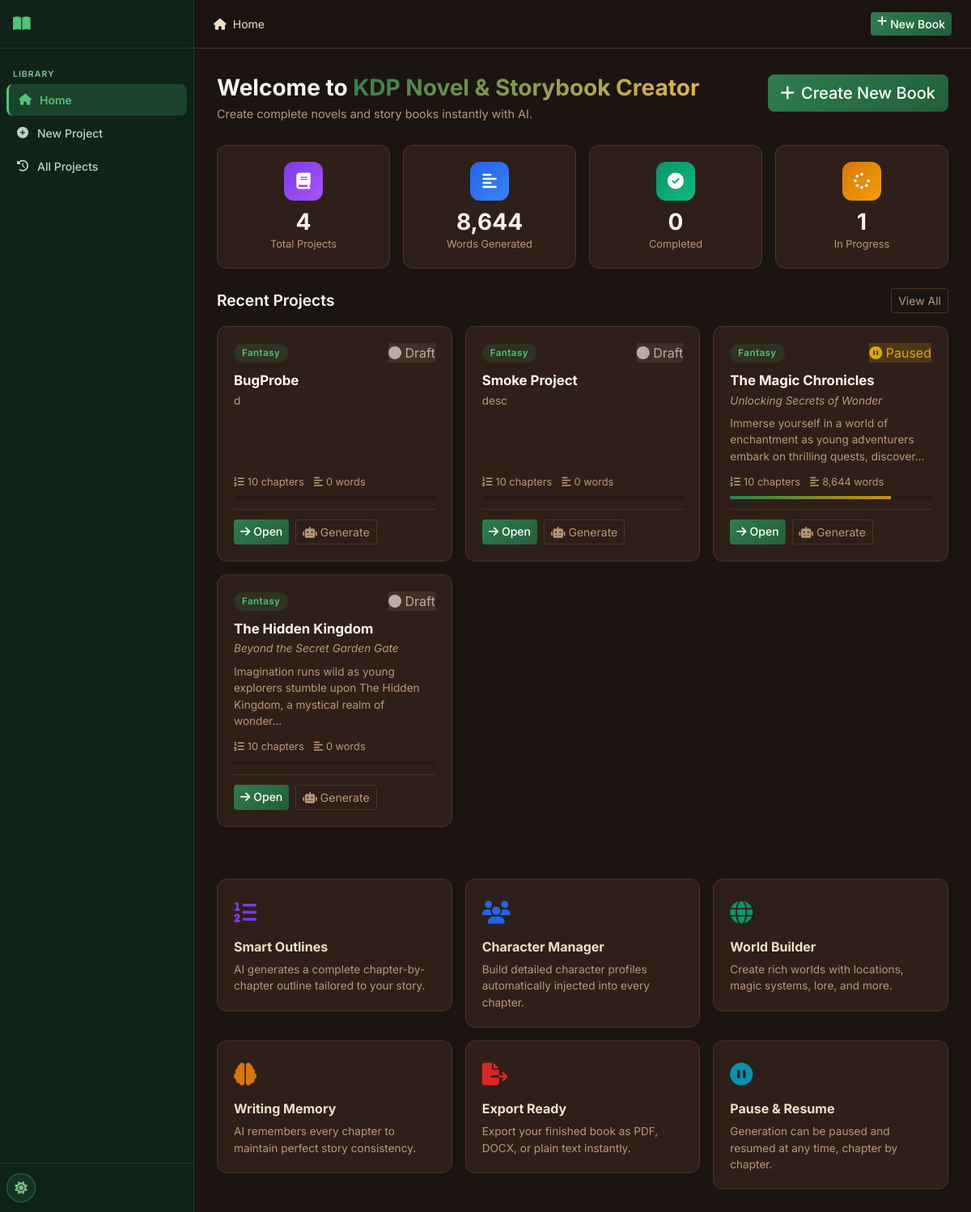
The page / on the database its author committed.
### tables this page shows
CREATE TABLE settings (
    id INTEGER PRIMARY KEY AUTOINCREMENT,
    key TEXT UNIQUE NOT NULL,
    value TEXT,
    updated_at TIMESTAMP DEFAULT CURRENT_TIMESTAMP
);

CREATE TABLE projects (
    id INTEGER PRIMARY KEY AUTOINCREMENT,
    title TEXT NOT NULL,
    subtitle TEXT DEFAULT '',
    genre TEXT DEFAULT 'Fantasy',
    audience TEXT DEFAULT 'Adult',
    description TEXT DEFAULT '',
    language TEXT DEFAULT 'English',
    story_type TEXT DEFAULT 'Novel',
    writing_style TEXT DEFAULT 'Descriptive',
    point_of_view TEXT DEFAULT 'Third Person Limited',
    tense TEXT DEFAULT 'Past',
    tone TEXT DEFAULT 'Adventurous',
    num_chapters INTEGER DEFAULT 10,
    words_per_chapter INTEGER DEFAULT 2000,
    creativity_level TEXT DEFAULT 'balanced',
    temperature REAL DEFAULT 0.7,
    top_p REAL DEFAULT 0.9,
    max_tokens INTEGER DEFAULT 4096,
    status TEXT DEFAULT 'draft',
    current_chapter INTEGER DEFAULT 0,
    total_words INTEGER DEFAULT 0,
    cover_prompt TEXT DEFAULT '',
    include_images INTEGER DEFAULT 0,
    images_per_chapter INTEGER DEFAULT 1,
    image_style TEXT DEFAULT 'Realistic',
    created_at TIMESTAMP DEFAULT CURRENT_TIMESTAMP,
    updated_at TIMESTAMP DEFAULT CURRENT_TIMESTAMP
);

### routes/main.py (the view)
@bp.route('/')
def index():
    db = get_db()
    projects = db.execute(
        'SELECT * FROM projects ORDER BY updated_at DESC LIMIT 6'
    ).fetchall()
    stats = {
        'total_projects': db.execute('SELECT COUNT(*) FROM projects').fetchone()[0],
        'total_words': db.execute('SELECT COALESCE(SUM(total_words),0) FROM projects').fetchone()[0],
        'completed': db.execute("SELECT COUNT(*) FROM projects WHERE status='completed'").fetchone()[0],
        'in_progress': db.execute("SELECT COUNT(*) FROM projects WHERE status IN ('in_progress','paused')").fetchone()[0],
    }
    app_name = get_setting(db, 'app_name', 'KDP Novel & Storybook Creator')
    maintenance = get_setting(db, 'maintenance_mode', '0') == '1'
    return render_template('index.html',
                           projects=projects,
                           stats=stats,
                           app_name=app_name,
                           maintenance=maintenance)

### database/__init__.py (called while the page is built)
def get_db():
    if 'db' not in g:
        db_path = current_app.config['DATABASE']
        os.makedirs(os.path.dirname(db_path), exist_ok=True)
        g.db = sqlite3.connect(db_path)
        g.db.row_factory = sqlite3.Row
        g.db.execute('PRAGMA foreign_keys = ON')
        g.db.execute('PRAGMA journal_mode = WAL')
    return g.db

### utils/helpers.py (called while the page is built)
def get_setting(db, key, default=''):
    row = db.execute('SELECT value FROM settings WHERE key = ?', (key,)).fetchone()
    return row['value'] if row else default

### templates/index.html (shortened to what this page needs)
{% extends "base.html" %}
{% block breadcrumb %}<i class="fas fa-home me-2"></i>Home{% endblock %}
{% block content %}
<div class="page-header">
  <div>
    <h1 class="page-title">Welcome to <span class="gradient-text">{{ app_name }}</span></h1>
    <p class="page-subtitle">Create complete novels and story books instantly with AI.</p>
  </div>
  <a href="{{ url_for('projects.new_project') }}" class="btn btn-primary btn-lg">
    <i class="fas fa-plus me-2"></i>Create New Book
  </a>
</div>
<div class="row g-3 mb-4">
  <div class="col-6 col-md-3">
    <div class="stat-card">
      <div class="stat-icon" style="background: linear-gradient(135deg, #7c3aed, #a855f7)">
        <i class="fas fa-book"></i>
      </div>
      <div class="stat-value">{{ stats.total_projects }}</div>
      <div class="stat-label">Total Projects</div>
    </div>
  </div>
  <div class="col-6 col-md-3">
    <div class="stat-card">
      <div class="stat-icon" style="background: linear-gradient(135deg, #2563eb, #3b82f6)">
        <i class="fas fa-align-left"></i>
      </div>
      <div class="stat-value">{{ '{:,}'.format(stats.total_words) }}</div>
      <div class="stat-label">Words Generated</div>
    </div>
  </div>
  <div class="col-6 col-md-3">
    <div class="stat-card">
      <div class="stat-icon" style="background: linear-gradient(135deg, #059669, #10b981)">
        <i class="fas fa-check-circle"></i>
      </div>
      <div class="stat-value">{{ stats.completed }}</div>
      <div class="stat-label">Completed</div>
    </div>
  </div>
  <div class="col-6 col-md-3">
    <div class="stat-card">
      <div class="stat-icon" style="background: linear-gradient(135deg, #d97706, #f59e0b)">
        <i class="fas fa-spinner"></i>
      </div>
      <div class="stat-value">{{ stats.in_progress }}</div>
      <div class="stat-label">In Progress</div>
    </div>
  </div>
</div>
{% if projects %}
<div class="section-header mb-3">
  <h2 class="section-title">Recent Projects</h2>
  <a href="{{ url_for('main.history') }}" class="btn btn-outline-secondary btn-sm">View All</a>
</div>
<div class="row g-3 mb-5">
  {% for p in projects %}
  <div class="col-12 col-md-6 col-xl-4">
    <div class="project-card">
      <div class="project-card-header">
        <div class="genre-badge genre-{{ p.genre | lower | replace(' ', '-') | replace('/', '-') }}">{{ p.genre }}</div>
        <div class="project-status status-{{ p.status }}">
          {% if p.status == 'completed' %}<i class="fas fa-check-circle"></i>
          {% elif p.status in ['generating', 'in_progress'] %}<i class="fas fa-spinner fa-spin"></i>
          {% elif p.status == 'paused' %}<i class="fas fa-pause-circle"></i>
          {% else %}<i class="fas fa-circle"></i>{% endif %}
          {{ p.status | title }}
        </div>
      </div>
      <h3 class="project-card-title">{{ p.title }}</h3>
      {% if p.subtitle %}<p class="project-card-subtitle">{{ p.subtitle }}</p>{% endif %}
      <p class="project-card-desc">{{ p.description[:100] }}{% if p.description|length > 100 %}…{% endif %}</p>
      <div class="project-card-meta">
        <span><i class="fas fa-list-ol me-1"></i>{{ p.num_chapters }} chapters</span>
        <span><i class="fas fa-align-left me-1"></i>{{ '{:,}'.format(p.total_words) }} words</span>
      </div>
      {% set progress = (p.current_chapter / p.num_chapters * 100) | int if p.num_chapters else 0 %}
      <div class="progress mt-2" style="height:4px">
        <div class="progress-bar bg-primary" style="width:{{ progress }}%"></div>
      </div>
      <div class="project-card-actions">
        <a href="{{ url_for('projects.project_detail', project_id=p.id) }}" class="btn btn-primary btn-sm">
          <i class="fas fa-arrow-right me-1"></i>Open
        </a>
        <a href="{{ url_for('chapters.generation_page', project_id=p.id) }}" class="btn btn-outline-secondary btn-sm">
          <i class="fas fa-robot me-1"></i>Generate
        </a>
      </div>
    </div>
  </div>
  {% endfor %}
</div>
{% endif %}
<div class="row g-3 mt-2">
  {% for icon, title, desc, color in features %}
  <div class="col-12 col-md-6 col-lg-4">
    <div class="feature-card">
      <div class="feature-icon" style="color:{{ color }}"><i class="{{ icon }}"></i></div>
      <h4>{{ title }}</h4>
      <p>{{ desc }}</p>
    </div>
  </div>
  {% endfor %}
</div>
{% endblock %}

### templates/base.html (shortened to what this page needs)
<!DOCTYPE html>
<html lang="en" data-theme="{{ default_theme }}">
<head>
  <link href="https://cdn.jsdelivr.net/npm/bootstrap@5.3.2/dist/css/bootstrap.min.css" rel="stylesheet">
  <link href="https://cdnjs.cloudflare.com/ajax/libs/font-awesome/6.5.0/css/all.min.css" rel="stylesheet">
  <link href="{{ url_for('static', filename='css/style.css') }}" rel="stylesheet">
</head>
<body>
<nav class="sidebar" id="sidebar">
  <div class="sidebar-header">
    <a href="{{ url_for('main.index') }}" class="sidebar-brand">
      <i class="fas fa-book-open"></i>
    </a>
  </div>
  <div class="sidebar-menu">
    <div class="sidebar-section-label">LIBRARY</div>
    <a href="{{ url_for('main.index') }}" class="sidebar-item {% if request.endpoint == 'main.index' %}active{% endif %}">
      <i class="fas fa-home"></i><span>Home</span>
    </a>
    <a href="{{ url_for('projects.new_project') }}" class="sidebar-item {% if request.endpoint == 'projects.new_project' %}active{% endif %}">
      <i class="fas fa-plus-circle"></i><span>New Project</span>
    </a>
    <a href="{{ url_for('main.history') }}" class="sidebar-item {% if request.endpoint == 'main.history' %}active{% endif %}">
      <i class="fas fa-history"></i><span>All Projects</span>
    </a>
  </div>
  <div class="sidebar-footer">
    <button class="theme-toggle" onclick="toggleTheme()" title="Toggle theme">
      <i class="fas fa-moon" id="themeIcon"></i>
    </button>
  </div>
</nav>
<div class="main-wrapper" id="mainWrapper">
  <header class="topnav">
    <div class="topnav-breadcrumb">
      {% block breadcrumb %}{% endblock %}
    </div>
    <div class="topnav-actions ms-auto">
      <a href="{{ url_for('projects.new_project') }}" class="btn btn-primary btn-sm d-none d-md-inline-flex">
        <i class="fas fa-plus me-1"></i>New Book
      </a>
    </div>
  </header>
  <main class="content-area">
    {% block content %}{% endblock %}
  </main>
</div>
</body>
</html>

### rows shown on the page
settings: value "KDP Novel & Storybook Creator"
projects: genre "Fantasy", status "Draft", title "BugProbe", description "d", num_chapters "10", total_words "0"
projects: genre "Fantasy", status "Draft", title "Smoke Project", description "desc", num_chapters "10", total_words "0"
projects: genre "Fantasy", status "Paused", title "The Magic Chronicles", subtitle "Unlocking Secrets of Wonder", description "Immerse yourself in a world of enchantment as young adventurers embark on thrilling quests, discover", num_chapters "10", total_words "8,644", {{ progress }} 80 (drawn)
projects: genre "Fantasy", status "Draft", title "The Hidden Kingdom", subtitle "Beyond the Secret Garden Gate", description "Imagination runs wild as young explorers stumble upon The Hidden Kingdom, a mystical realm of wonder", num_chapters "10", total_words "0"

### other values the page prints
{{ stats.total_projects }} "4"
{{ '{:,}'.format(stats.total_words) }} "8,644"
{{ stats.completed }} "0"
{{ stats.in_progress }} "1"
{{ title }} "Smart Outlines" "Character Manager" "World Builder" "Writing Memory" "Export Ready" "Pause & Resume"
{{ desc }} "AI generates a complete chapter-by-chapter outline tailored to your story." "Build detailed character profiles automatically injected into every chapter." "Create rich worlds with locations, magic systems, lore, and more." "AI remembers every chapter to maintain perfect story consistency." "Export your finished book as PDF, DOCX, or plain text instantly." "Generation can be paused and resumed at any time, chapter by chapter."
